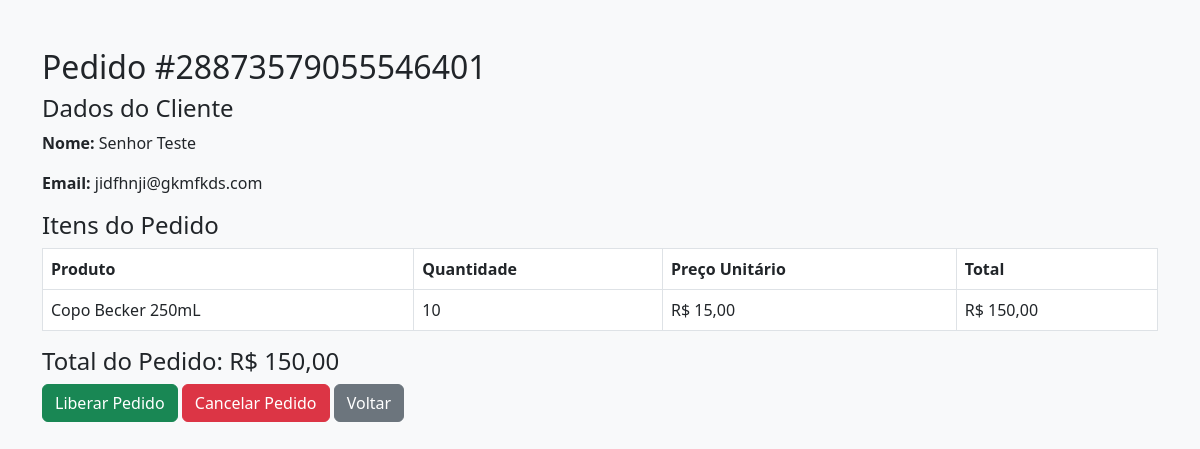
Page /pedidos/visualizarPedido.php?id=66 (signed in) on the committed database.
### tables this page shows
CREATE TABLE `orcamentos` (
  `id` int(11) NOT NULL,
  `numero_orcamento` varchar(20) NOT NULL,
  `data` date DEFAULT NULL,
  `validade` int(11) NOT NULL,
  `prazo_entrega` varchar(100) DEFAULT NULL,
  `id_cliente` int(11) DEFAULT NULL,
  `valor_total` decimal(10,2) DEFAULT NULL,
  `data_criacao` datetime DEFAULT CURRENT_TIMESTAMP,
  `status` enum('pendente','liberado','cancelado','finalizado','imprimir') NOT NULL DEFAULT 'pendente',
  `forma_pagamento` varchar(50) DEFAULT NULL
);

CREATE TABLE `clientes` (
  `id` int(11) NOT NULL,
  `nome` varchar(100) NOT NULL,
  `endereco` varchar(255) DEFAULT NULL,
  `contato` varchar(50) DEFAULT NULL,
  `cpf_cnpj` varchar(20) DEFAULT NULL,
  `email` varchar(100) DEFAULT NULL,
  `telefone` varchar(20) DEFAULT NULL
);

CREATE TABLE `itens_orcamento` (
  `id` int(11) NOT NULL,
  `id_orcamento` int(11) DEFAULT NULL,
  `id_produto` int(11) DEFAULT NULL,
  `quantidade` int(11) NOT NULL,
  `valor_unitario` decimal(10,2) DEFAULT NULL,
  `nome_manual` varchar(255) DEFAULT NULL,
  `nome_personalizado` varchar(255) DEFAULT NULL
);

CREATE TABLE `produtos` (
  `id` int(11) NOT NULL,
  `nome` varchar(100) NOT NULL,
  `descricao` text,
  `tipo_unidade` varchar(10) DEFAULT NULL,
  `marca` varchar(50) DEFAULT NULL,
  `preco` decimal(10,2) NOT NULL,
  `quantidade` int(11) NOT NULL
);

### pedidos/visualizarPedido.php (the view, shortened to what this page needs)
<?php
include '../db.php';
$idPedido = $_GET['id'] ?? null;
$sqlPedido = "SELECT o.*, c.nome AS cliente_nome, c.email AS cliente_email
              FROM orcamentos o
              JOIN clientes c ON o.id_cliente = c.id
              WHERE o.id = :id";
$stmtPedido = $pdo->prepare($sqlPedido);
$stmtPedido->execute(['id' => $idPedido]);
$pedido = $stmtPedido->fetch();
$sqlItens = "SELECT i.*, p.nome AS produto_nome, p.quantidade AS produto_estoque
             FROM itens_orcamento i
             JOIN produtos p ON i.id_produto = p.id
             WHERE i.id_orcamento = :id";
$stmtItens = $pdo->prepare($sqlItens);
$stmtItens->execute(['id' => $idPedido]);
$itens = $stmtItens->fetchAll();
?>
<!DOCTYPE html>
<html lang="pt-BR">
<head>
    <link href="https://cdn.jsdelivr.net/npm/bootstrap@5.3.0/dist/css/bootstrap.min.css" rel="stylesheet">
</head>
<body class="bg-light">
    <div class="container mt-5">
        <h2>Pedido #<?= htmlspecialchars($pedido['numero_orcamento']) ?></h2>
        <h4>Dados do Cliente</h4>
        <p><strong>Nome:</strong> <?= htmlspecialchars($pedido['cliente_nome']) ?></p>
        <p><strong>Email:</strong> <?= htmlspecialchars($pedido['cliente_email']) ?></p>
        <h4>Itens do Pedido</h4>
        <table class="table table-bordered">
            <thead>
                <tr>
                    <th>Produto</th>
                    <th>Quantidade</th>
                    <th>Preço Unitário</th>
                    <th>Total</th>
                </tr>
            </thead>
            <tbody>
                <?php foreach ($itens as $item): ?>
                <tr>
                    <td><?= htmlspecialchars($item['produto_nome']) ?></td>
                    <td><?= $item['quantidade'] ?></td>
                    <td>
                        <?php
                        $precoUnitario = $item['valor_unitario'] ?? 0;
                        echo "R$ " . number_format((float)$precoUnitario, 2, ',', '.');
                        ?>
                    </td>
                    <td>
                        <?php
                        $totalItem = $item['quantidade'] * (float)$precoUnitario;
                        echo "R$ " . number_format($totalItem, 2, ',', '.');
                        ?>
                    </td>
                </tr>
                <?php endforeach; ?>
            </tbody>
        </table>
        <h4>Total do Pedido: R$ <?= number_format($pedido['valor_total'] ?? 0, 2, ',', '.') ?></h4>
        <form method="post">
            <button type="submit" name="liberar_pedido" class="btn btn-success">Liberar Pedido</button>
            <button type="submit" name="cancelar_pedido" class="btn btn-danger" onclick="return confirm('Tem certeza que deseja cancelar este pedido?');">Cancelar Pedido</button>
            <a href="listar.php" class="btn btn-secondary">Voltar</a>
        </form>
    </div>
</body>
</html>

### rows in the picture
orcamentos: numero_orcamento "28873579055546401", id_cliente.nome "Senhor Teste", id_cliente.email "jidfhnji@gkmfkds.com", valor_total "150,00"
itens_orcamento: id_produto.nome "Copo Becker 250mL", quantidade "10", valor_unitario "15,00", totalItem "150,00"
